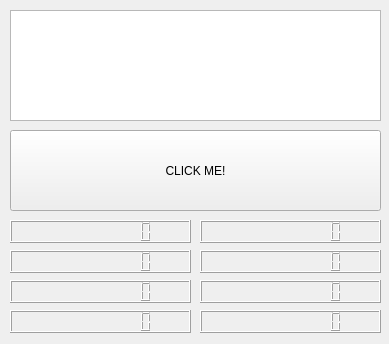
<?xml version="1.0" encoding="UTF-8"?>
<ui version="4.0">
 <class>Widget</class>
 <widget class="QWidget" name="Widget">
  <property name="geometry">
   <rect>
    <x>0</x>
    <y>0</y>
    <width>389</width>
    <height>344</height>
   </rect>
  </property>
  <property name="windowTitle">
   <string>Widget</string>
  </property>
  <widget class="QPushButton" name="click">
   <property name="geometry">
    <rect>
     <x>10</x>
     <y>130</y>
     <width>371</width>
     <height>81</height>
    </rect>
   </property>
   <property name="text">
    <string>CLICK ME!</string>
   </property>
  </widget>
  <widget class="QTextBrowser" name="textBrowser">
   <property name="geometry">
    <rect>
     <x>10</x>
     <y>10</y>
     <width>371</width>
     <height>111</height>
    </rect>
   </property>
  </widget>
  <widget class="QLCDNumber" name="lcdx">
   <property name="geometry">
    <rect>
     <x>10</x>
     <y>220</y>
     <width>181</width>
     <height>23</height>
    </rect>
   </property>
   <property name="digitCount">
    <number>10</number>
   </property>
  </widget>
  <widget class="QLCDNumber" name="lcdy">
   <property name="geometry">
    <rect>
     <x>200</x>
     <y>220</y>
     <width>181</width>
     <height>23</height>
    </rect>
   </property>
   <property name="digitCount">
    <number>10</number>
   </property>
  </widget>
  <widget class="QLCDNumber" name="lcdy_2">
   <property name="geometry">
    <rect>
     <x>200</x>
     <y>250</y>
     <width>181</width>
     <height>23</height>
    </rect>
   </property>
   <property name="digitCount">
    <number>10</number>
   </property>
  </widget>
  <widget class="QLCDNumber" name="lcdx_2">
   <property name="geometry">
    <rect>
     <x>10</x>
     <y>250</y>
     <width>181</width>
     <height>23</height>
    </rect>
   </property>
   <property name="digitCount">
    <number>10</number>
   </property>
  </widget>
  <widget class="QLCDNumber" name="lcdy_3">
   <property name="geometry">
    <rect>
     <x>200</x>
     <y>280</y>
     <width>181</width>
     <height>23</height>
    </rect>
   </property>
   <property name="digitCount">
    <number>10</number>
   </property>
  </widget>
  <widget class="QLCDNumber" name="lcdx_3">
   <property name="geometry">
    <rect>
     <x>10</x>
     <y>280</y>
     <width>181</width>
     <height>23</height>
    </rect>
   </property>
   <property name="digitCount">
    <number>10</number>
   </property>
  </widget>
  <widget class="QLCDNumber" name="lcdy_4">
   <property name="geometry">
    <rect>
     <x>200</x>
     <y>310</y>
     <width>181</width>
     <height>23</height>
    </rect>
   </property>
   <property name="digitCount">
    <number>10</number>
   </property>
  </widget>
  <widget class="QLCDNumber" name="lcdx_4">
   <property name="geometry">
    <rect>
     <x>10</x>
     <y>310</y>
     <width>181</width>
     <height>23</height>
    </rect>
   </property>
   <property name="digitCount">
    <number>10</number>
   </property>
  </widget>
 </widget>
 <layoutdefault spacing="6" margin="11"/>
 <resources/>
 <connections/>
</ui>
